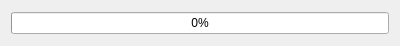
<?xml version="1.0" encoding="UTF-8"?>
<ui version="4.0">
 <class>ProgressDialg</class>
 <widget class="QDialog" name="ProgressDialg">
  <property name="geometry">
   <rect>
    <x>0</x>
    <y>0</y>
    <width>400</width>
    <height>46</height>
   </rect>
  </property>
  <property name="windowTitle">
   <string>Dialog</string>
  </property>
  <layout class="QHBoxLayout" name="horizontalLayout">
   <property name="topMargin">
    <number>6</number>
   </property>
   <property name="bottomMargin">
    <number>6</number>
   </property>
   <item>
    <widget class="QProgressBar" name="progressBar">
     <property name="value">
      <number>0</number>
     </property>
    </widget>
   </item>
  </layout>
 </widget>
 <resources/>
 <connections/>
</ui>
